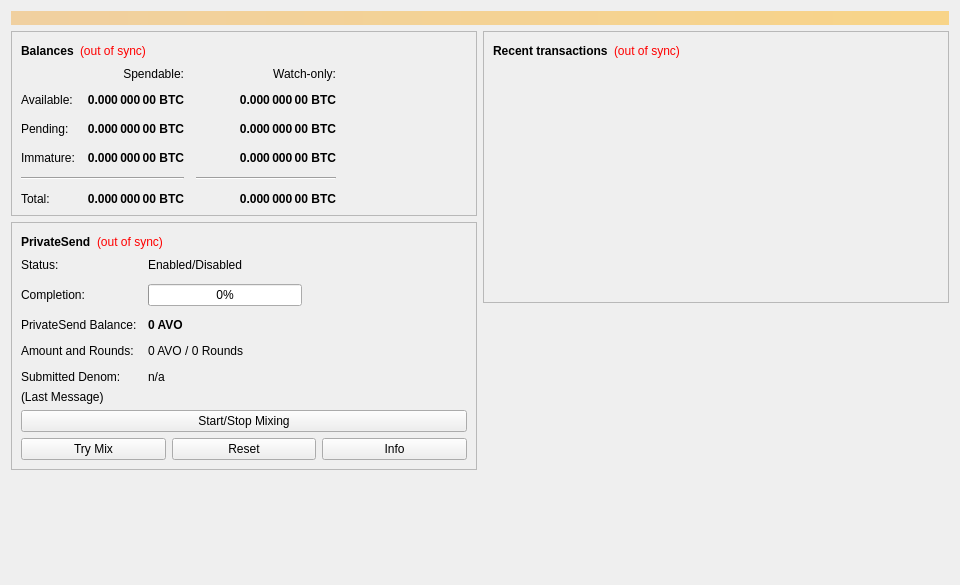
<?xml version="1.0" encoding="UTF-8"?>
<ui version="4.0">
 <class>OverviewPage</class>
 <widget class="QWidget" name="OverviewPage">
  <property name="geometry">
   <rect>
    <x>0</x>
    <y>0</y>
    <width>960</width>
    <height>585</height>
   </rect>
  </property>
  <property name="minimumSize">
   <size>
    <width>960</width>
    <height>0</height>
   </size>
  </property>
  <property name="windowTitle">
   <string>Form</string>
  </property>
  <layout class="QVBoxLayout" name="topLayout">
   <item>
    <widget class="QLabel" name="labelAlerts">
     <property name="visible">
      <bool>false</bool>
     </property>
     <property name="styleSheet">
      <string notr="true">QLabel { background-color: qlineargradient(x1: 0, y1: 0, x2: 1, y2: 0, stop:0 #F0D0A0, stop:1 #F8D488); color:#000000; }</string>
     </property>
     <property name="wordWrap">
      <bool>true</bool>
     </property>
     <property name="margin">
      <number>3</number>
     </property>
     <property name="textInteractionFlags">
      <set>Qt::TextSelectableByMouse</set>
     </property>
    </widget>
   </item>
   <item>
    <layout class="QHBoxLayout" name="horizontalLayout" stretch="1,1">
     <item>
      <layout class="QVBoxLayout" name="verticalLayout_2">
       <item>
        <widget class="QFrame" name="frame">
         <property name="frameShape">
          <enum>QFrame::StyledPanel</enum>
         </property>
         <property name="frameShadow">
          <enum>QFrame::Raised</enum>
         </property>
         <layout class="QVBoxLayout" name="verticalLayout_4">
          <item>
           <layout class="QHBoxLayout" name="horizontalLayout_4">
            <item>
             <widget class="QLabel" name="label_5">
              <property name="font">
               <font>
                <weight>75</weight>
                <bold>true</bold>
               </font>
              </property>
              <property name="text">
               <string>Balances</string>
              </property>
             </widget>
            </item>
            <item>
             <widget class="QLabel" name="labelWalletStatus">
              <property name="toolTip">
               <string>The displayed information may be out of date. Your wallet automatically synchronizes with the NETAVO network after a connection is established, but this process has not completed yet.</string>
              </property>
              <property name="styleSheet">
               <string notr="true">QLabel { color: red; }</string>
              </property>
              <property name="text">
               <string notr="true">(out of sync)</string>
              </property>
              <property name="alignment">
               <set>Qt::AlignLeading|Qt::AlignLeft|Qt::AlignVCenter</set>
              </property>
             </widget>
            </item>
            <item>
             <spacer name="horizontalSpacer_3">
              <property name="orientation">
               <enum>Qt::Horizontal</enum>
              </property>
              <property name="sizeHint" stdset="0">
               <size>
                <width>40</width>
                <height>20</height>
               </size>
              </property>
             </spacer>
            </item>
           </layout>
          </item>
          <item>
           <layout class="QGridLayout" name="gridLayout">
            <property name="spacing">
             <number>12</number>
            </property>
            <item row="2" column="2">
             <widget class="QLabel" name="labelWatchPending">
              <property name="font">
               <font>
                <weight>75</weight>
                <bold>true</bold>
               </font>
              </property>
              <property name="cursor">
               <cursorShape>IBeamCursor</cursorShape>
              </property>
              <property name="toolTip">
               <string>Unconfirmed transactions to watch-only addresses</string>
              </property>
              <property name="text">
               <string notr="true">0.000 000 00 BTC</string>
              </property>
              <property name="alignment">
               <set>Qt::AlignRight|Qt::AlignTrailing|Qt::AlignVCenter</set>
              </property>
              <property name="textInteractionFlags">
               <set>Qt::LinksAccessibleByMouse|Qt::TextSelectableByKeyboard|Qt::TextSelectableByMouse</set>
              </property>
             </widget>
            </item>
            <item row="2" column="1">
             <widget class="QLabel" name="labelUnconfirmed">
              <property name="font">
               <font>
                <weight>75</weight>
                <bold>true</bold>
               </font>
              </property>
              <property name="cursor">
               <cursorShape>IBeamCursor</cursorShape>
              </property>
              <property name="toolTip">
               <string>Total of transactions that have yet to be confirmed, and do not yet count toward the spendable balance</string>
              </property>
              <property name="text">
               <string notr="true">0.000 000 00 BTC</string>
              </property>
              <property name="alignment">
               <set>Qt::AlignRight|Qt::AlignTrailing|Qt::AlignVCenter</set>
              </property>
              <property name="textInteractionFlags">
               <set>Qt::LinksAccessibleByMouse|Qt::TextSelectableByKeyboard|Qt::TextSelectableByMouse</set>
              </property>
             </widget>
            </item>
            <item row="3" column="2">
             <widget class="QLabel" name="labelWatchImmature">
              <property name="font">
               <font>
                <weight>75</weight>
                <bold>true</bold>
               </font>
              </property>
              <property name="cursor">
               <cursorShape>IBeamCursor</cursorShape>
              </property>
              <property name="toolTip">
               <string>Mined balance in watch-only addresses that has not yet matured</string>
              </property>
              <property name="text">
               <string notr="true">0.000 000 00 BTC</string>
              </property>
              <property name="alignment">
               <set>Qt::AlignRight|Qt::AlignTrailing|Qt::AlignVCenter</set>
              </property>
              <property name="textInteractionFlags">
               <set>Qt::LinksAccessibleByMouse|Qt::TextSelectableByKeyboard|Qt::TextSelectableByMouse</set>
              </property>
             </widget>
            </item>
            <item row="4" column="0" colspan="2">
             <widget class="Line" name="lineSpendableBalance">
              <property name="orientation">
               <enum>Qt::Horizontal</enum>
              </property>
             </widget>
            </item>
            <item row="4" column="2">
             <widget class="Line" name="lineWatchBalance">
              <property name="sizePolicy">
               <sizepolicy hsizetype="Preferred" vsizetype="Fixed">
                <horstretch>0</horstretch>
                <verstretch>0</verstretch>
               </sizepolicy>
              </property>
              <property name="minimumSize">
               <size>
                <width>140</width>
                <height>0</height>
               </size>
              </property>
              <property name="orientation">
               <enum>Qt::Horizontal</enum>
              </property>
             </widget>
            </item>
            <item row="5" column="0">
             <widget class="QLabel" name="labelTotalText">
              <property name="text">
               <string>Total:</string>
              </property>
             </widget>
            </item>
            <item row="3" column="1">
             <widget class="QLabel" name="labelImmature">
              <property name="font">
               <font>
                <weight>75</weight>
                <bold>true</bold>
               </font>
              </property>
              <property name="cursor">
               <cursorShape>IBeamCursor</cursorShape>
              </property>
              <property name="toolTip">
               <string>Mined balance that has not yet matured</string>
              </property>
              <property name="text">
               <string notr="true">0.000 000 00 BTC</string>
              </property>
              <property name="alignment">
               <set>Qt::AlignRight|Qt::AlignTrailing|Qt::AlignVCenter</set>
              </property>
              <property name="textInteractionFlags">
               <set>Qt::LinksAccessibleByMouse|Qt::TextSelectableByKeyboard|Qt::TextSelectableByMouse</set>
              </property>
             </widget>
            </item>
            <item row="2" column="3">
             <spacer name="horizontalSpacer_2">
              <property name="orientation">
               <enum>Qt::Horizontal</enum>
              </property>
              <property name="sizeHint" stdset="0">
               <size>
                <width>40</width>
                <height>20</height>
               </size>
              </property>
             </spacer>
            </item>
            <item row="3" column="0">
             <widget class="QLabel" name="labelImmatureText">
              <property name="text">
               <string>Immature:</string>
              </property>
             </widget>
            </item>
            <item row="5" column="1">
             <widget class="QLabel" name="labelTotal">
              <property name="font">
               <font>
                <weight>75</weight>
                <bold>true</bold>
               </font>
              </property>
              <property name="cursor">
               <cursorShape>IBeamCursor</cursorShape>
              </property>
              <property name="toolTip">
               <string>Your current total balance</string>
              </property>
              <property name="text">
               <string notr="true">0.000 000 00 BTC</string>
              </property>
              <property name="alignment">
               <set>Qt::AlignRight|Qt::AlignTrailing|Qt::AlignVCenter</set>
              </property>
              <property name="textInteractionFlags">
               <set>Qt::LinksAccessibleByMouse|Qt::TextSelectableByKeyboard|Qt::TextSelectableByMouse</set>
              </property>
             </widget>
            </item>
            <item row="5" column="2">
             <widget class="QLabel" name="labelWatchTotal">
              <property name="font">
               <font>
                <weight>75</weight>
                <bold>true</bold>
               </font>
              </property>
              <property name="cursor">
               <cursorShape>IBeamCursor</cursorShape>
              </property>
              <property name="toolTip">
               <string>Current total balance in watch-only addresses</string>
              </property>
              <property name="text">
               <string notr="true">0.000 000 00 BTC</string>
              </property>
              <property name="alignment">
               <set>Qt::AlignRight|Qt::AlignTrailing|Qt::AlignVCenter</set>
              </property>
              <property name="textInteractionFlags">
               <set>Qt::LinksAccessibleByMouse|Qt::TextSelectableByKeyboard|Qt::TextSelectableByMouse</set>
              </property>
             </widget>
            </item>
            <item row="0" column="2">
             <widget class="QLabel" name="labelWatchonly">
              <property name="text">
               <string>Watch-only:</string>
              </property>
              <property name="alignment">
               <set>Qt::AlignRight|Qt::AlignTrailing|Qt::AlignVCenter</set>
              </property>
             </widget>
            </item>
            <item row="1" column="0">
             <widget class="QLabel" name="labelBalanceText">
              <property name="text">
               <string>Available:</string>
              </property>
             </widget>
            </item>
            <item row="1" column="1">
             <widget class="QLabel" name="labelBalance">
              <property name="font">
               <font>
                <weight>75</weight>
                <bold>true</bold>
               </font>
              </property>
              <property name="cursor">
               <cursorShape>IBeamCursor</cursorShape>
              </property>
              <property name="toolTip">
               <string>Your current spendable balance</string>
              </property>
              <property name="text">
               <string notr="true">0.000 000 00 BTC</string>
              </property>
              <property name="alignment">
               <set>Qt::AlignRight|Qt::AlignTrailing|Qt::AlignVCenter</set>
              </property>
              <property name="textInteractionFlags">
               <set>Qt::LinksAccessibleByMouse|Qt::TextSelectableByKeyboard|Qt::TextSelectableByMouse</set>
              </property>
             </widget>
            </item>
            <item row="1" column="2">
             <widget class="QLabel" name="labelWatchAvailable">
              <property name="font">
               <font>
                <weight>75</weight>
                <bold>true</bold>
               </font>
              </property>
              <property name="cursor">
               <cursorShape>IBeamCursor</cursorShape>
              </property>
              <property name="toolTip">
               <string>Your current balance in watch-only addresses</string>
              </property>
              <property name="text">
               <string notr="true">0.000 000 00 BTC</string>
              </property>
              <property name="alignment">
               <set>Qt::AlignRight|Qt::AlignTrailing|Qt::AlignVCenter</set>
              </property>
              <property name="textInteractionFlags">
               <set>Qt::LinksAccessibleByMouse|Qt::TextSelectableByKeyboard|Qt::TextSelectableByMouse</set>
              </property>
             </widget>
            </item>
            <item row="2" column="0">
             <widget class="QLabel" name="labelPendingText">
              <property name="text">
               <string>Pending:</string>
              </property>
             </widget>
            </item>
            <item row="0" column="1">
             <widget class="QLabel" name="labelSpendable">
              <property name="text">
               <string>Spendable:</string>
              </property>
              <property name="alignment">
               <set>Qt::AlignRight|Qt::AlignTrailing|Qt::AlignVCenter</set>
              </property>
             </widget>
            </item>
           </layout>
          </item>
         </layout>
        </widget>
       </item>
       <item>
        <widget class="QFrame" name="framePrivateSend">
         <property name="layoutDirection">
          <enum>Qt::LeftToRight</enum>
         </property>
         <property name="frameShape">
          <enum>QFrame::StyledPanel</enum>
         </property>
         <property name="frameShadow">
          <enum>QFrame::Raised</enum>
         </property>
         <layout class="QVBoxLayout" name="VerticalLayout_PS1">
          <item>
           <layout class="QHBoxLayout" name="horizontalLayout_5">
            <item>
             <widget class="QLabel" name="labelPrivateSendHeader">
              <property name="font">
               <font>
                <weight>75</weight>
                <bold>true</bold>
               </font>
              </property>
              <property name="text">
               <string>PrivateSend</string>
              </property>
             </widget>
            </item>
            <item>
             <widget class="QLabel" name="labelPrivateSendSyncStatus">
              <property name="toolTip">
               <string>The displayed information may be out of date. Your wallet automatically synchronizes with the NETAVO network after a connection is established, but this process has not completed yet.</string>
              </property>
              <property name="styleSheet">
               <string notr="true">QLabel { color: red; }</string>
              </property>
              <property name="text">
               <string notr="true">(out of sync)</string>
              </property>
              <property name="alignment">
               <set>Qt::AlignLeading|Qt::AlignLeft|Qt::AlignVCenter</set>
              </property>
             </widget>
            </item>
            <item>
             <spacer name="horizontalSpacer_4">
              <property name="orientation">
               <enum>Qt::Horizontal</enum>
              </property>
              <property name="sizeHint" stdset="0">
               <size>
                <width>40</width>
                <height>20</height>
               </size>
              </property>
             </spacer>
            </item>
           </layout>
          </item>
          <item>
           <layout class="QFormLayout" name="privateSendFormLayout">
            <property name="fieldGrowthPolicy">
             <enum>QFormLayout::AllNonFixedFieldsGrow</enum>
            </property>
            <property name="horizontalSpacing">
             <number>11</number>
            </property>
            <property name="verticalSpacing">
             <number>12</number>
            </property>
            <item row="0" column="0">
             <widget class="QLabel" name="labelPrivateSendEnabledText">
              <property name="text">
               <string>Status:</string>
              </property>
             </widget>
            </item>
            <item row="0" column="1">
             <widget class="QLabel" name="labelPrivateSendEnabled">
              <property name="text">
               <string>Enabled/Disabled</string>
              </property>
             </widget>
            </item>
            <item row="1" column="0">
             <widget class="QLabel" name="labelCompletitionText">
              <property name="text">
               <string>Completion:</string>
              </property>
             </widget>
            </item>
            <item row="1" column="1">
             <widget class="QProgressBar" name="privateSendProgress">
              <property name="maximumSize">
               <size>
                <width>154</width>
                <height>16777215</height>
               </size>
              </property>
              <property name="value">
               <number>0</number>
              </property>
             </widget>
            </item>
            <item row="2" column="0">
             <widget class="QLabel" name="labelAnonymizedText">
              <property name="text">
               <string>PrivateSend Balance:</string>
              </property>
             </widget>
            </item>
            <item row="2" column="1">
             <widget class="QLabel" name="labelAnonymized">
              <property name="font">
               <font>
                <weight>75</weight>
                <bold>true</bold>
               </font>
              </property>
              <property name="text">
               <string notr="true">0 AVO</string>
              </property>
             </widget>
            </item>
            <item row="3" column="0">
             <widget class="QLabel" name="labelAmountAndRoundsText">
              <property name="text">
               <string>Amount and Rounds:</string>
              </property>
             </widget>
            </item>
            <item row="3" column="1">
             <widget class="QLabel" name="labelAmountRounds">
              <property name="text">
               <string>0 AVO / 0 Rounds</string>
              </property>
             </widget>
            </item>
            <item row="4" column="0">
             <widget class="QLabel" name="labelSubmittedDenomText">
              <property name="text">
               <string>Submitted Denom:</string>
              </property>
             </widget>
            </item>
            <item row="4" column="1">
             <widget class="QLabel" name="labelSubmittedDenom">
              <property name="toolTip">
               <string>The denominations you submitted to the Masternode.&lt;br&gt;To mix, other users must submit the exact same denominations.</string>
              </property>
              <property name="text">
               <string>n/a</string>
              </property>
             </widget>
            </item>
           </layout>
          </item>
          <item>
           <layout class="QVBoxLayout" name="VerticalLayout_PS">
            <item>
             <widget class="QLabel" name="labelPrivateSendLastMessage">
              <property name="text">
               <string>(Last Message)</string>
              </property>
              <property name="alignment">
               <set>Qt::AlignLeading|Qt::AlignLeft|Qt::AlignTop</set>
              </property>
              <property name="wordWrap">
               <bool>true</bool>
              </property>
             </widget>
            </item>
            <item>
             <widget class="QPushButton" name="togglePrivateSend">
              <property name="sizePolicy">
               <sizepolicy hsizetype="MinimumExpanding" vsizetype="Fixed">
                <horstretch>0</horstretch>
                <verstretch>0</verstretch>
               </sizepolicy>
              </property>
              <property name="text">
               <string>Start/Stop Mixing</string>
              </property>
             </widget>
            </item>
            <item>
             <layout class="QHBoxLayout" name="horizontalLayout_debugbuttons">
              <item>
               <widget class="QPushButton" name="privateSendAuto">
                <property name="sizePolicy">
                 <sizepolicy hsizetype="MinimumExpanding" vsizetype="Fixed">
                  <horstretch>0</horstretch>
                  <verstretch>0</verstretch>
                 </sizepolicy>
                </property>
                <property name="toolTip">
                 <string>Try to manually submit a PrivateSend request.</string>
                </property>
                <property name="text">
                 <string>Try Mix</string>
                </property>
               </widget>
              </item>
              <item>
               <widget class="QPushButton" name="privateSendReset">
                <property name="sizePolicy">
                 <sizepolicy hsizetype="MinimumExpanding" vsizetype="Fixed">
                  <horstretch>0</horstretch>
                  <verstretch>0</verstretch>
                 </sizepolicy>
                </property>
                <property name="toolTip">
                 <string>Reset the current status of PrivateSend (can interrupt PrivateSend if it's in the process of Mixing, which can cost you money!)</string>
                </property>
                <property name="autoFillBackground">
                 <bool>false</bool>
                </property>
                <property name="text">
                 <string>Reset</string>
                </property>
               </widget>
              </item>
              <item>
               <widget class="QPushButton" name="privateSendInfo">
                <property name="sizePolicy">
                 <sizepolicy hsizetype="MinimumExpanding" vsizetype="Fixed">
                  <horstretch>0</horstretch>
                  <verstretch>0</verstretch>
                 </sizepolicy>
                </property>
                <property name="toolTip">
                 <string>Information about PrivateSend and Mixing</string>
                </property>
                <property name="text">
                 <string>Info</string>
                </property>
               </widget>
              </item>
             </layout>
            </item>
           </layout>
          </item>
         </layout>
        </widget>
       </item>
       <item>
        <spacer name="verticalSpacer">
         <property name="orientation">
          <enum>Qt::Vertical</enum>
         </property>
         <property name="sizeHint" stdset="0">
          <size>
           <width>20</width>
           <height>40</height>
          </size>
         </property>
        </spacer>
       </item>
      </layout>
     </item>
     <item>
      <layout class="QVBoxLayout" name="verticalLayout_3">
       <item>
        <widget class="QFrame" name="frame_2">
         <property name="frameShape">
          <enum>QFrame::StyledPanel</enum>
         </property>
         <property name="frameShadow">
          <enum>QFrame::Raised</enum>
         </property>
         <layout class="QVBoxLayout" name="verticalLayout">
          <item>
           <layout class="QHBoxLayout" name="horizontalLayout_2">
            <item>
             <widget class="QLabel" name="label_4">
              <property name="font">
               <font>
                <weight>75</weight>
                <bold>true</bold>
               </font>
              </property>
              <property name="text">
               <string>Recent transactions</string>
              </property>
             </widget>
            </item>
            <item>
             <widget class="QLabel" name="labelTransactionsStatus">
              <property name="toolTip">
               <string>The displayed information may be out of date. Your wallet automatically synchronizes with the NETAVO network after a connection is established, but this process has not completed yet.</string>
              </property>
              <property name="styleSheet">
               <string notr="true">QLabel { color: red; }</string>
              </property>
              <property name="text">
               <string notr="true">(out of sync)</string>
              </property>
              <property name="alignment">
               <set>Qt::AlignLeading|Qt::AlignLeft|Qt::AlignVCenter</set>
              </property>
             </widget>
            </item>
            <item>
             <spacer name="horizontalSpacer">
              <property name="orientation">
               <enum>Qt::Horizontal</enum>
              </property>
              <property name="sizeHint" stdset="0">
               <size>
                <width>40</width>
                <height>20</height>
               </size>
              </property>
             </spacer>
            </item>
           </layout>
          </item>
          <item>
           <widget class="QListView" name="listTransactions">
            <property name="styleSheet">
             <string notr="true">QListView { background: transparent; }</string>
            </property>
            <property name="frameShape">
             <enum>QFrame::NoFrame</enum>
            </property>
            <property name="verticalScrollBarPolicy">
             <enum>Qt::ScrollBarAlwaysOff</enum>
            </property>
            <property name="horizontalScrollBarPolicy">
             <enum>Qt::ScrollBarAlwaysOff</enum>
            </property>
            <property name="selectionMode">
             <enum>QAbstractItemView::NoSelection</enum>
            </property>
           </widget>
          </item>
         </layout>
        </widget>
       </item>
       <item>
        <spacer name="verticalSpacer_2">
         <property name="orientation">
          <enum>Qt::Vertical</enum>
         </property>
         <property name="sizeHint" stdset="0">
          <size>
           <width>20</width>
           <height>40</height>
          </size>
         </property>
        </spacer>
       </item>
      </layout>
     </item>
    </layout>
   </item>
  </layout>
 </widget>
 <resources/>
 <connections/>
</ui>
